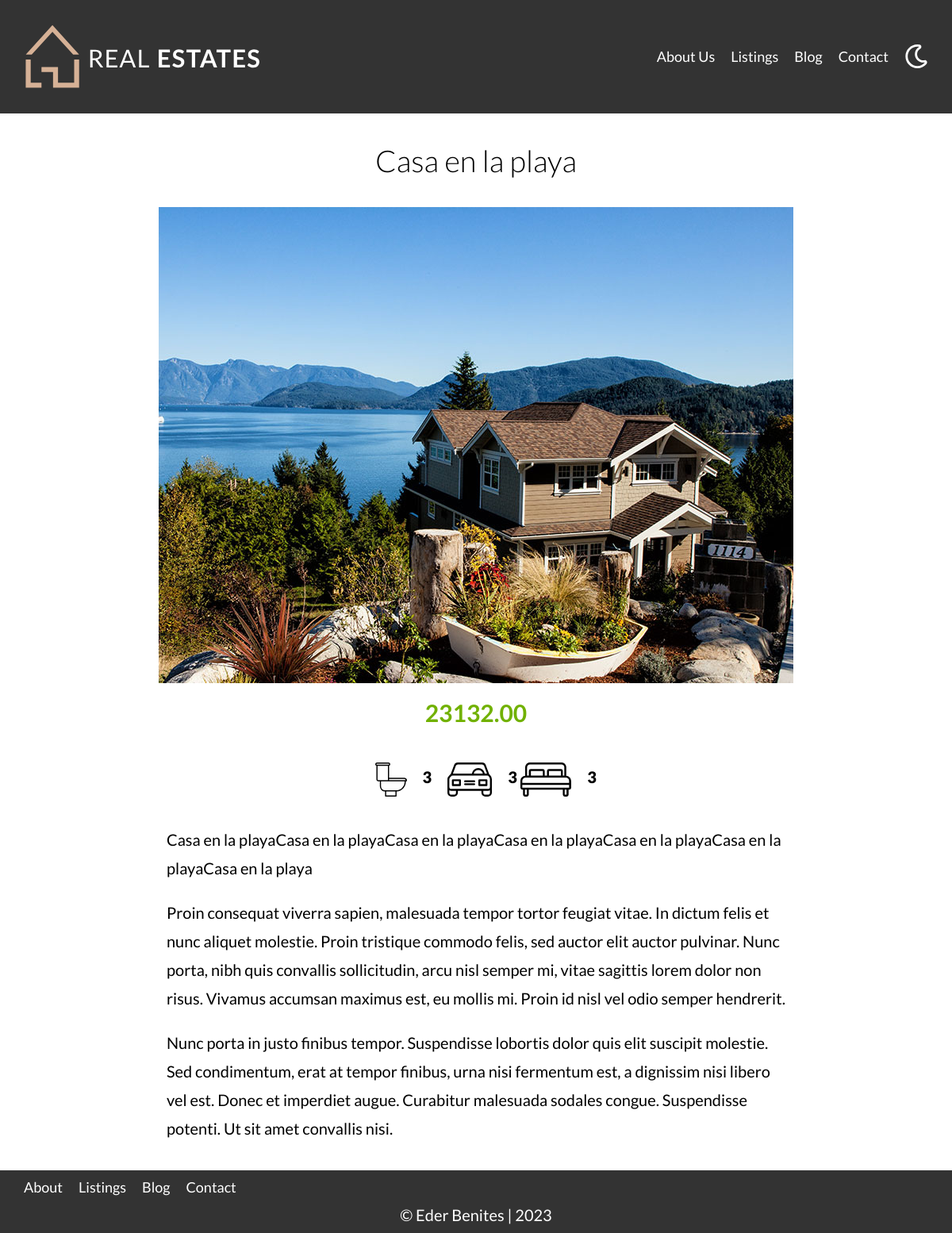
Screenshot of /house1.php?id=2 with the database file from the repository.
### tables this page shows
CREATE TABLE
    IF NOT EXISTS `propiedades` (
        `id` INT(11) NOT NULL AUTO_INCREMENT,
        `titulo` VARCHAR(45) NULL,
        `precio` DECIMAL(10, 2) NULL,
        `imagen` VARCHAR(200) NULL,
        `descripcion` LONGTEXT NULL,
        `habitaciones` INT(1) NULL,
        `wc` INT(1) NULL,
        `estacionamiento` INT(1) NULL,
        `creado` DATE NULL,
        `vendedores_id` INT(11) NOT NULL,
        PRIMARY KEY (`id`),
        INDEX `fk_propiedades_vendedores_idx` (`vendedores_id` ASC) VISIBLE,
        CONSTRAINT `Vendedores_id` FOREIGN KEY (`vendedores_id`) REFERENCES `vendedores` (`id`) ON DELETE NO ACTION ON UPDATE NO ACTION
    );

### house1.php (the view, shortened to what this page needs)
<?php
$id = $_GET["id"];
$id = filter_var($id, FILTER_VALIDATE_INT);
$db = conectarDB();
$consulta = "SELECT * FROM propiedades WHERE id = {$id}";
$resultado = mysqli_query($db, $consulta);
$propiedad = mysqli_fetch_assoc($resultado);
?>
<main class="container section content-center">
  <h1><?php echo $propiedad["titulo"] ?></h1>
  <img loading="lazy" src="/imagenes/<?php echo $propiedad['imagen']; ?>" alt="Property image" />
  <div class="property-summary">
    <p class="price"><?php echo $propiedad["precio"] ?></p>
    <ul class="feature-icons">
      <li>
        <img class="icon" loading="lazy" src="build/img/icono_wc.svg" alt="Bathroom Icon" />
        <p><?php echo $propiedad["wc"] ?></p>
      </li>
      <li>
        <img class="icon" loading="lazy" src="build/img/icono_estacionamiento.svg" alt="Parking Icon" />
        <p><?php echo $propiedad["estacionamiento"] ?></p>
      </li>
      <li>
        <img class="icon" loading="lazy" src="build/img/icono_dormitorio.svg" alt="Bedrooms Icon" />
        <p><?php echo $propiedad["habitaciones"] ?></p>
      </li>
    </ul>
    <p>
      <?php echo $propiedad["descripcion"] ?>
    </p>
    <p>
      Proin consequat viverra sapien, malesuada tempor tortor feugiat vitae.
      In dictum felis et nunc aliquet molestie. Proin tristique commodo
      felis, sed auctor elit auctor pulvinar. Nunc porta, nibh quis
      convallis sollicitudin, arcu nisl semper mi, vitae sagittis lorem
      dolor non risus. Vivamus accumsan maximus est, eu mollis mi. Proin id
      nisl vel odio semper hendrerit.
    </p>
    <p>
      Nunc porta in justo finibus tempor. Suspendisse lobortis dolor quis
      elit suscipit molestie. Sed condimentum, erat at tempor finibus, urna
      nisi fermentum est, a dignissim nisi libero vel est. Donec et
      imperdiet augue. Curabitur malesuada sodales congue. Suspendisse
      potenti. Ut sit amet convallis nisi.
    </p>
  </div>
</main>

### build/css/app.css (style rules this page uses)
html { -webkit-text-size-adjust:100%;line-height:1.15 }
body { margin:0 }
main { display:block }
h1 { font-size:2em;margin:.67em 0 }
img { border-style:none }
html { box-sizing:border-box;font-size:62.5% }
*,:after,:before { box-sizing:inherit }
body { font-family:Lato,sans-serif;font-size:1.6rem;line-height:1.8 }
p { color:#000;font-size:2rem }
.container { margin:0 auto;max-width:120rem;width:95% }
img,picture { display:block;width:100% }
h1,h2,h3 { font-family:Lato,sans-serif;font-weight:300;margin:2.5rem 0;text-align:center }
h1 { font-size:3.8rem }
.section { margin-bottom:2.5rem;margin-top:2.5rem }
.content-center { max-width:80rem }
.icon { text-align:center }
.price { color:#71b100;font-size:3rem;font-weight:700 }
.feature-icons { display:flex;list-style:none;max-width:40rem;padding:0 }
.feature-icons li { display:flex;flex:1 }
.feature-icons li img { flex:0 0 4rem;margin-right:1rem }
.feature-icons li p { font-weight:900 }
.property-summary { display:grid;place-items:center }
.property-summary img,.property-summary p { margin:1rem }

### rows the page displays
propiedades: titulo "Casa en la playa", imagen (picture), precio "23132.00", wc "3", estacionamiento "3", habitaciones "3", descripcion "Casa en la playaCasa en la playaCasa en la playaCasa en la playaCasa en la playaCasa en la playaCasa en la playa"
